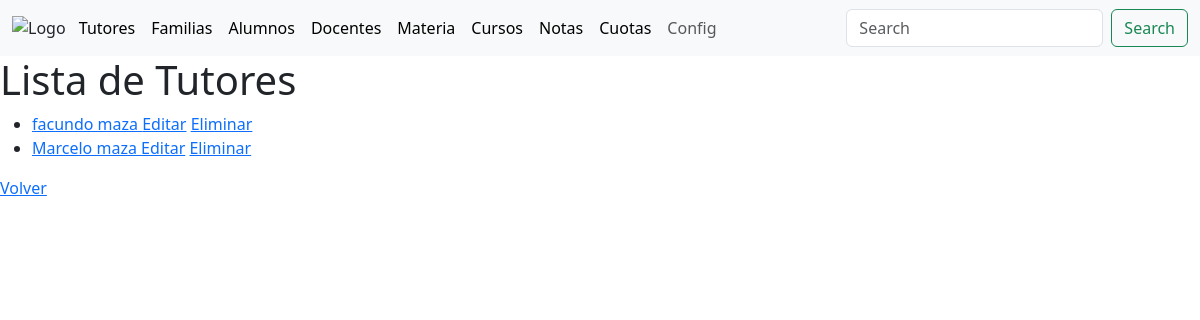
/tutores_list/, run on an earlier commit of the app's database.
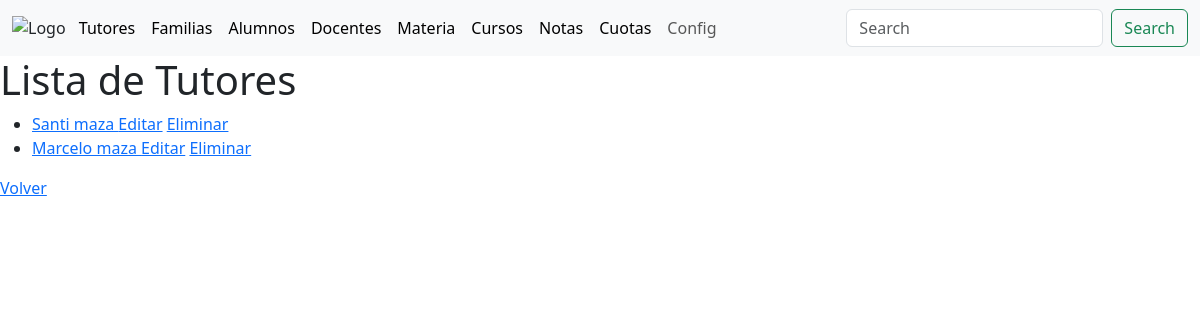
And on a later commit of the database.
### academico/models.py (models this page shows)
class Tutores(models.Model):
    Nombre = models.CharField(max_length=255)
    Apellido = models.CharField(max_length=255)
    DNI = models.CharField(max_length=255)
    Domicilio_Personal = models.CharField(max_length=255)
    Domicilio_Laboral = models.CharField(max_length=255)
    Celular = models.CharField(max_length=255)
    Ocupacion = models.CharField(max_length=255)
    Email = models.EmailField()
    vive = [('S', 'Si'),('N', 'No'),]
    Vive = models.CharField(max_length=1, choices=vive)
    Responsable_de_pago = models.BooleanField()
    Parentezco = models.ForeignKey(Parentezco, on_delete=models.CASCADE)
    def __str__(self):
        return '%s %s '%(self.Nombre,self.Apellido)
    class Meta:
        db_table = 'tutores'
        verbose_name = 'tutor'
        verbose_name_plural = 'tutores'

### academico/views.py (the view)
# urls.py: path('tutores_list/', views.tutores_list, name='tutores_list'),
def tutores_list(request):
    tutores = Tutores.objects.all()
    context = {'tutores': tutores}
    return render(request, 'tutores_list.html', context)

### academico/templates/tutores_list.html
{% extends "base.html" %}
{%block content%}
<main>
<h1>Lista de Tutores</h1>
<ul>
    {% for tutor in tutores %}
    <li>
        <a href="{% url 'tutores_detail' tutor.pk %}">{{ tutor }}</a>
        <a href="{% url 'tutores_update' tutor.pk %}">Editar</a>
        <a href="{% url 'tutores_delete' tutor.pk %}">Eliminar</a>
    </li>
    {% endfor %}
</ul>
<a href="{% url 'index' %}">Volver</a>
</main>
{%endblock%}

What changed in the data, as far as the page shows it:
changed Tutores: Nombre+Apellido "facundo maza" → "Santi maza"
